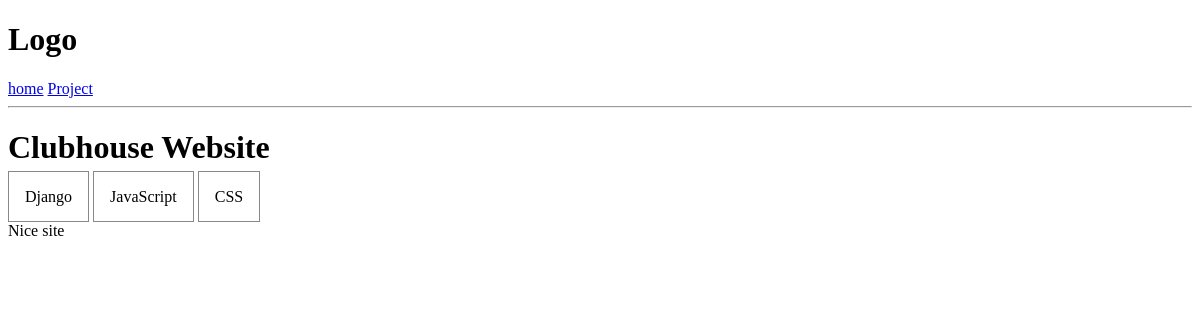
Page /project/ef8e56e2-b2a4-4e28-8624-8070d306ba32/ on the earlier database version.
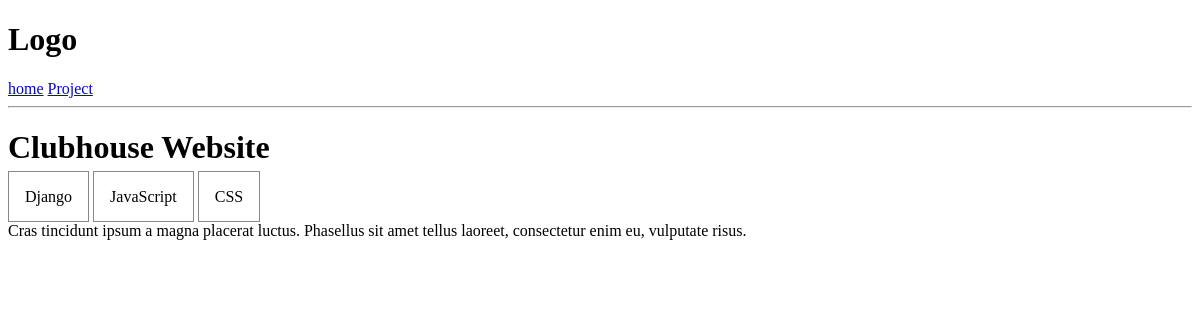
Same page on the later database version.
### blog/models.py (models this page shows, shortened)
class Project(models.Model):
    title = models.CharField(max_length=200)
    description = models.TextField(null=True, blank=True)
    demo_link =  models.CharField(max_length=100, null=True, blank=True)
    source_link =  models.CharField(max_length=1000, null=True, blank=True)
    vote_total = models.IntegerField(default=0)
    vote_ratio = models.IntegerField(default=0)
    tags = models.ManyToManyField('Tag', blank=True)
    created = models.DateTimeField(auto_now_add=True)
    id = models.UUIDField(default=uuid.uuid4, unique=True, primary_key=True, editable=False)

### blog/views.py (the view)
# urls.py: path('project/<str:pk>/', views.project, name="project"),
def project(request, pk):
    projectObj = Project.objects.get(id=pk)
    tags = projectObj.tags.all()
    context = {'project': projectObj,'tags':tags}
    return render(request, 'blog/single-project.html',context)

### blog/models.py (called while the page is built)
    def __str__(self):
        return self.name

### blog/templates/blog/single-project.html
{% extends 'main.html' %}
{% block content %}
<h1>{{project.title}}</h1>
{%for tag in tags%}
    <span style="border: 1px solid #888; padding:1em;">{{tag}}</span>
{%endfor%}
<p>
{{project.description}}
</p>
{% endblock content %}

Differences in the rows shown:
changed Project "Clubhouse Website": description "Nice site" → "Cras tincidunt ipsum a magna placerat luctus. Phasellus sit amet tellus laoreet, consectetur enim eu, vulputate risus."
